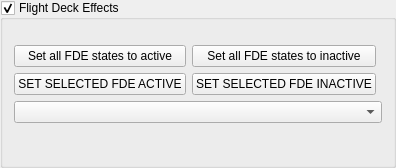
         <widget class="QGroupBox" name="fdeGroupBox">
          <property name="title">
           <string>Flight Deck Effects</string>
          </property>
          <property name="flat">
           <bool>false</bool>
          </property>
          <property name="checkable">
           <bool>true</bool>
          </property>
          <layout class="QGridLayout" name="gridLayout_3">
           <property name="topMargin">
            <number>25</number>
           </property>
           <property name="bottomMargin">
            <number>2</number>
           </property>
           <item row="5" column="1">
            <spacer name="verticalSpacer_2">
             <property name="orientation">
              <enum>Qt::Vertical</enum>
             </property>
             <property name="sizeHint" stdset="0">
              <size>
               <width>20</width>
               <height>40</height>
              </size>
             </property>
            </spacer>
           </item>
           <item row="2" column="0">
            <widget class="QPushButton" name="set_all_fde_active_btn">
             <property name="text">
              <string>Set all FDE states to active</string>
             </property>
            </widget>
           </item>
           <item row="4" column="0" colspan="3">
            <widget class="QComboBox" name="combox_fdes"/>
           </item>
           <item row="3" column="1">
            <widget class="QPushButton" name="set_sel_fde_inactive_btn">
             <property name="sizePolicy">
              <sizepolicy hsizetype="Preferred" vsizetype="Fixed">
               <horstretch>0</horstretch>
               <verstretch>0</verstretch>
              </sizepolicy>
             </property>
             <property name="text">
              <string>SET SELECTED FDE INACTIVE</string>
             </property>
            </widget>
           </item>
           <item row="2" column="1">
            <widget class="QPushButton" name="set_all_fde_inactive_btn">
             <property name="text">
              <string>Set all FDE states to inactive</string>
             </property>
            </widget>
           </item>
           <item row="3" column="0">
            <widget class="QPushButton" name="set_sel_fde_active_btn">
             <property name="sizePolicy">
              <sizepolicy hsizetype="Preferred" vsizetype="Fixed">
               <horstretch>0</horstretch>
               <verstretch>0</verstretch>
              </sizepolicy>
             </property>
             <property name="text">
              <string>SET SELECTED FDE ACTIVE</string>
             </property>
            </widget>
           </item>
          </layout>
         </widget>
